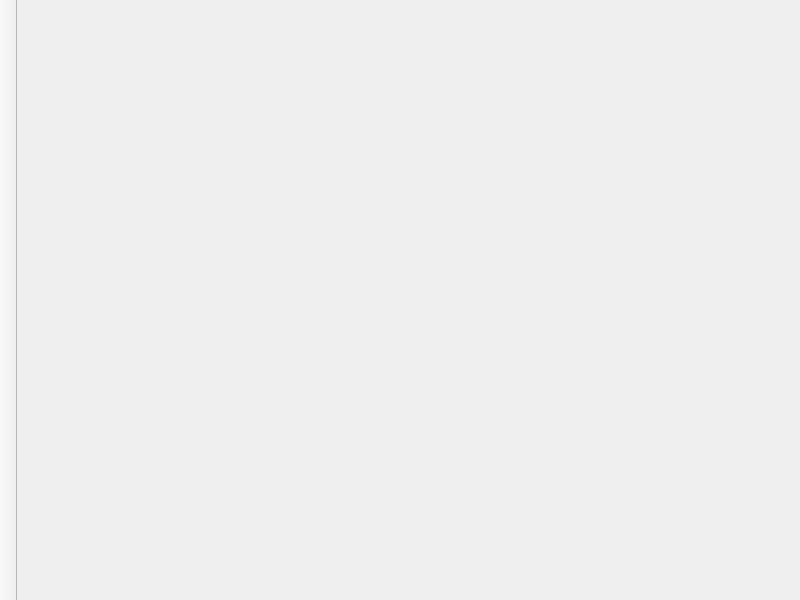
<?xml version="1.0" encoding="UTF-8"?>
<ui version="4.0">
 <class>FenAide</class>
 <widget class="QMainWindow" name="FenAide">
  <property name="geometry">
   <rect>
    <x>0</x>
    <y>0</y>
    <width>800</width>
    <height>600</height>
   </rect>
  </property>
  <property name="windowTitle">
   <string>Aide</string>
  </property>
  <widget class="QWidget" name="centralwidget"/>
  <widget class="QToolBar" name="toolBar">
   <property name="movable">
    <bool>false</bool>
   </property>
   <property name="floatable">
    <bool>false</bool>
   </property>
   <attribute name="toolBarArea">
    <enum>LeftToolBarArea</enum>
   </attribute>
   <attribute name="toolBarBreak">
    <bool>false</bool>
   </attribute>
  </widget>
 </widget>
 <resources/>
 <connections/>
</ui>
